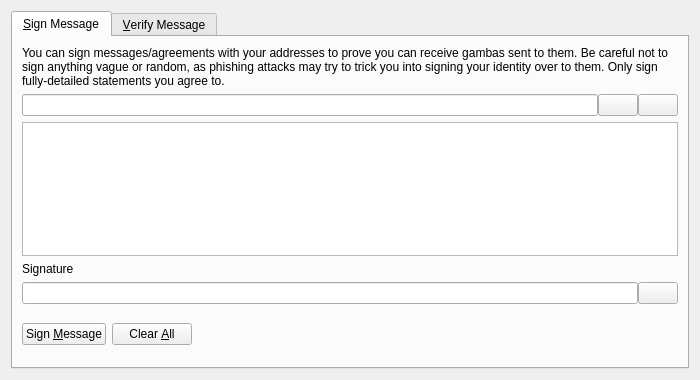
<?xml version="1.0" encoding="UTF-8"?>
<ui version="4.0">
 <class>SignVerifyMessageDialog</class>
 <widget class="QDialog" name="SignVerifyMessageDialog">
  <property name="geometry">
   <rect>
    <x>0</x>
    <y>0</y>
    <width>700</width>
    <height>380</height>
   </rect>
  </property>
  <property name="windowTitle">
   <string>Signatures - Sign / Verify a Message</string>
  </property>
  <property name="modal">
   <bool>true</bool>
  </property>
  <layout class="QVBoxLayout" name="verticalLayout">
   <item>
    <widget class="QTabWidget" name="tabWidget">
     <property name="currentIndex">
      <number>0</number>
     </property>
     <widget class="QWidget" name="tabSignMessage">
      <attribute name="title">
       <string>&amp;Sign Message</string>
      </attribute>
      <layout class="QVBoxLayout" name="verticalLayout_SM">
       <item>
        <widget class="QLabel" name="infoLabel_SM">
         <property name="text">
          <string>You can sign messages/agreements with your addresses to prove you can receive gambas sent to them. Be careful not to sign anything vague or random, as phishing attacks may try to trick you into signing your identity over to them. Only sign fully-detailed statements you agree to.</string>
         </property>
         <property name="textFormat">
          <enum>Qt::PlainText</enum>
         </property>
         <property name="wordWrap">
          <bool>true</bool>
         </property>
        </widget>
       </item>
       <item>
        <layout class="QHBoxLayout" name="horizontalLayout_1_SM">
         <property name="spacing">
          <number>0</number>
         </property>
         <item>
          <widget class="QValidatedLineEdit" name="addressIn_SM">
           <property name="toolTip">
            <string>The Gamba address to sign the message with</string>
           </property>
          </widget>
         </item>
         <item>
          <widget class="QPushButton" name="addressBookButton_SM">
           <property name="toolTip">
            <string>Choose previously used address</string>
           </property>
           <property name="text">
            <string/>
           </property>
           <property name="icon">
            <iconset resource="../bitcoin.qrc">
             <normaloff>:/icons/address-book</normaloff>:/icons/address-book</iconset>
           </property>
           <property name="shortcut">
            <string>Alt+A</string>
           </property>
           <property name="autoDefault">
            <bool>false</bool>
           </property>
          </widget>
         </item>
         <item>
          <widget class="QPushButton" name="pasteButton_SM">
           <property name="toolTip">
            <string>Paste address from clipboard</string>
           </property>
           <property name="text">
            <string/>
           </property>
           <property name="icon">
            <iconset resource="../bitcoin.qrc">
             <normaloff>:/icons/editpaste</normaloff>:/icons/editpaste</iconset>
           </property>
           <property name="shortcut">
            <string>Alt+P</string>
           </property>
           <property name="autoDefault">
            <bool>false</bool>
           </property>
          </widget>
         </item>
        </layout>
       </item>
       <item>
        <widget class="QPlainTextEdit" name="messageIn_SM">
         <property name="toolTip">
          <string>Enter the message you want to sign here</string>
         </property>
        </widget>
       </item>
       <item>
        <widget class="QLabel" name="signatureLabel_SM">
         <property name="text">
          <string>Signature</string>
         </property>
         <property name="textFormat">
          <enum>Qt::PlainText</enum>
         </property>
        </widget>
       </item>
       <item>
        <layout class="QHBoxLayout" name="horizontalLayout_2_SM">
         <property name="spacing">
          <number>0</number>
         </property>
         <item>
          <widget class="QLineEdit" name="signatureOut_SM">
           <property name="font">
            <font>
             <italic>true</italic>
            </font>
           </property>
           <property name="readOnly">
            <bool>true</bool>
           </property>
          </widget>
         </item>
         <item>
          <widget class="QPushButton" name="copySignatureButton_SM">
           <property name="toolTip">
            <string>Copy the current signature to the system clipboard</string>
           </property>
           <property name="text">
            <string/>
           </property>
           <property name="icon">
            <iconset resource="../bitcoin.qrc">
             <normaloff>:/icons/editcopy</normaloff>:/icons/editcopy</iconset>
           </property>
           <property name="autoDefault">
            <bool>false</bool>
           </property>
          </widget>
         </item>
        </layout>
       </item>
       <item>
        <layout class="QHBoxLayout" name="horizontalLayout_3_SM">
         <item>
          <widget class="QPushButton" name="signMessageButton_SM">
           <property name="toolTip">
            <string>Sign the message to prove you own this Gamba address</string>
           </property>
           <property name="text">
            <string>Sign &amp;Message</string>
           </property>
           <property name="icon">
            <iconset resource="../bitcoin.qrc">
             <normaloff>:/icons/edit</normaloff>:/icons/edit</iconset>
           </property>
           <property name="autoDefault">
            <bool>false</bool>
           </property>
          </widget>
         </item>
         <item>
          <widget class="QPushButton" name="clearButton_SM">
           <property name="toolTip">
            <string>Reset all sign message fields</string>
           </property>
           <property name="text">
            <string>Clear &amp;All</string>
           </property>
           <property name="icon">
            <iconset resource="../bitcoin.qrc">
             <normaloff>:/icons/remove</normaloff>:/icons/remove</iconset>
           </property>
           <property name="autoDefault">
            <bool>false</bool>
           </property>
          </widget>
         </item>
         <item>
          <spacer name="horizontalSpacer_1_SM">
           <property name="orientation">
            <enum>Qt::Horizontal</enum>
           </property>
           <property name="sizeHint" stdset="0">
            <size>
             <width>40</width>
             <height>48</height>
            </size>
           </property>
          </spacer>
         </item>
         <item>
          <widget class="QLabel" name="statusLabel_SM">
           <property name="font">
            <font>
             <weight>75</weight>
             <bold>true</bold>
            </font>
           </property>
           <property name="text">
            <string/>
           </property>
           <property name="wordWrap">
            <bool>true</bool>
           </property>
          </widget>
         </item>
         <item>
          <spacer name="horizontalSpacer_2_SM">
           <property name="orientation">
            <enum>Qt::Horizontal</enum>
           </property>
           <property name="sizeHint" stdset="0">
            <size>
             <width>40</width>
             <height>48</height>
            </size>
           </property>
          </spacer>
         </item>
        </layout>
       </item>
      </layout>
     </widget>
     <widget class="QWidget" name="tabVerifyMessage">
      <attribute name="title">
       <string>&amp;Verify Message</string>
      </attribute>
      <layout class="QVBoxLayout" name="verticalLayout_VM">
       <item>
        <widget class="QLabel" name="infoLabel_VM">
         <property name="text">
          <string>Enter the receiver's address, message (ensure you copy line breaks, spaces, tabs, etc. exactly) and signature below to verify the message. Be careful not to read more into the signature than what is in the signed message itself, to avoid being tricked by a man-in-the-middle attack. Note that this only proves the signing party receives with the address, it cannot prove sendership of any transaction!</string>
         </property>
         <property name="textFormat">
          <enum>Qt::PlainText</enum>
         </property>
         <property name="alignment">
          <set>Qt::AlignLeading|Qt::AlignLeft|Qt::AlignTop</set>
         </property>
         <property name="wordWrap">
          <bool>true</bool>
         </property>
        </widget>
       </item>
       <item>
        <layout class="QHBoxLayout" name="horizontalLayout_1_VM">
         <property name="spacing">
          <number>0</number>
         </property>
         <item>
          <widget class="QValidatedLineEdit" name="addressIn_VM">
           <property name="toolTip">
            <string>The Gamba address the message was signed with</string>
           </property>
          </widget>
         </item>
         <item>
          <widget class="QPushButton" name="addressBookButton_VM">
           <property name="toolTip">
            <string>Choose previously used address</string>
           </property>
           <property name="text">
            <string/>
           </property>
           <property name="icon">
            <iconset resource="../bitcoin.qrc">
             <normaloff>:/icons/address-book</normaloff>:/icons/address-book</iconset>
           </property>
           <property name="shortcut">
            <string>Alt+A</string>
           </property>
           <property name="autoDefault">
            <bool>false</bool>
           </property>
          </widget>
         </item>
        </layout>
       </item>
       <item>
        <widget class="QPlainTextEdit" name="messageIn_VM"/>
       </item>
       <item>
        <widget class="QValidatedLineEdit" name="signatureIn_VM"/>
       </item>
       <item>
        <layout class="QHBoxLayout" name="horizontalLayout_2_VM">
         <item>
          <widget class="QPushButton" name="verifyMessageButton_VM">
           <property name="toolTip">
            <string>Verify the message to ensure it was signed with the specified Gamba address</string>
           </property>
           <property name="text">
            <string>Verify &amp;Message</string>
           </property>
           <property name="icon">
            <iconset resource="../bitcoin.qrc">
             <normaloff>:/icons/transaction_0</normaloff>:/icons/transaction_0</iconset>
           </property>
           <property name="autoDefault">
            <bool>false</bool>
           </property>
          </widget>
         </item>
         <item>
          <widget class="QPushButton" name="clearButton_VM">
           <property name="toolTip">
            <string>Reset all verify message fields</string>
           </property>
           <property name="text">
            <string>Clear &amp;All</string>
           </property>
           <property name="icon">
            <iconset resource="../bitcoin.qrc">
             <normaloff>:/icons/remove</normaloff>:/icons/remove</iconset>
           </property>
           <property name="autoDefault">
            <bool>false</bool>
           </property>
          </widget>
         </item>
         <item>
          <spacer name="horizontalSpacer_1_VM">
           <property name="orientation">
            <enum>Qt::Horizontal</enum>
           </property>
           <property name="sizeHint" stdset="0">
            <size>
             <width>40</width>
             <height>48</height>
            </size>
           </property>
          </spacer>
         </item>
         <item>
          <widget class="QLabel" name="statusLabel_VM">
           <property name="font">
            <font>
             <weight>75</weight>
             <bold>true</bold>
            </font>
           </property>
           <property name="text">
            <string/>
           </property>
           <property name="wordWrap">
            <bool>true</bool>
           </property>
          </widget>
         </item>
         <item>
          <spacer name="horizontalSpacer_2_VM">
           <property name="orientation">
            <enum>Qt::Horizontal</enum>
           </property>
           <property name="sizeHint" stdset="0">
            <size>
             <width>40</width>
             <height>48</height>
            </size>
           </property>
          </spacer>
         </item>
        </layout>
       </item>
      </layout>
     </widget>
    </widget>
   </item>
  </layout>
 </widget>
 <customwidgets>
  <customwidget>
   <class>QValidatedLineEdit</class>
   <extends>QLineEdit</extends>
   <header>qvalidatedlineedit.h</header>
  </customwidget>
 </customwidgets>
 <resources>
  <include location="../bitcoin.qrc"/>
 </resources>
 <connections/>
</ui>
